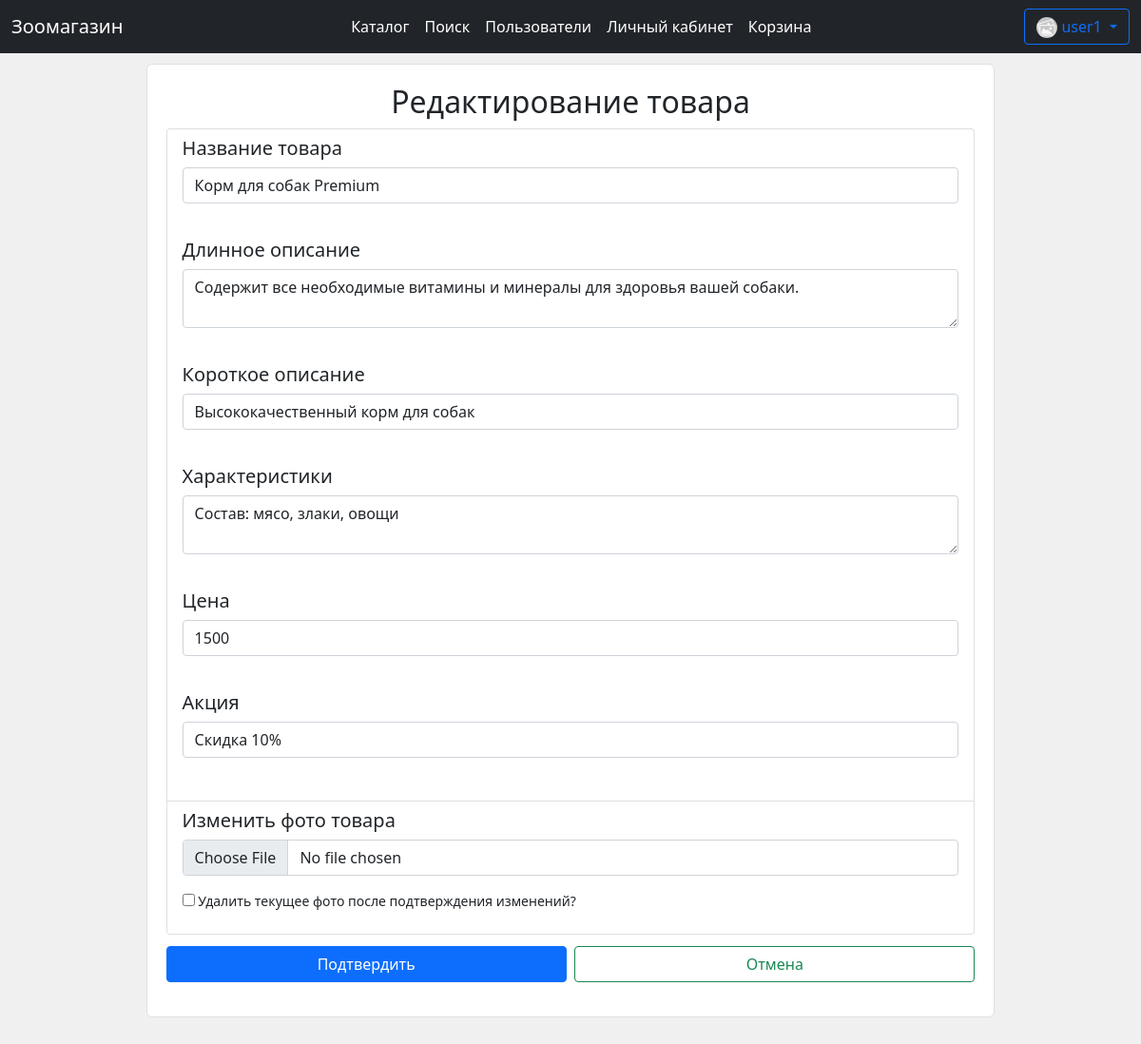
Page /edit_product/1 (signed in) on the committed database.
### data/user.py (models this page shows, shortened)
class User(SqlAlchemyBase, UserMixin, SerializerMixin):
    __tablename__ = 'users'
    id = sqlalchemy.Column(
        sqlalchemy.Integer, autoincrement=True,
        primary_key=True, nullable=False)
    name = sqlalchemy.Column(sqlalchemy.String, nullable=False)
    email = sqlalchemy.Column(
        sqlalchemy.String, index=True, unique=True, nullable=True)
    hashed_password = sqlalchemy.Column(
        sqlalchemy.String, nullable=False)
    role_id = sqlalchemy.Column(
        sqlalchemy.Integer, sqlalchemy.ForeignKey('roles.id'), default=2)
    balance = sqlalchemy.Column(sqlalchemy.Integer, default=0)
    about = sqlalchemy.Column(sqlalchemy.String, default="Это описание профиля пользователя. Здесь можно указать интересы и другую информацию.")
    profile_img_path = sqlalchemy.Column(sqlalchemy.String, default=os.path.join('static', 'imgs', 'noimg.jpg'))
    time = sqlalchemy.Column(sqlalchemy.DateTime, default=datetime.now)
    role = orm.relation('Role')

### data/product.py (models this page shows)
class Product(SqlAlchemyBase, SerializerMixin):
    __tablename__ = 'products'
    id = sqlalchemy.Column(
        sqlalchemy.Integer, autoincrement=True,
        primary_key=True, nullable=False)
    user_id = sqlalchemy.Column(
        sqlalchemy.Integer, sqlalchemy.ForeignKey('users.id'), nullable=False)
    category_id = sqlalchemy.Column(
        sqlalchemy.Integer, sqlalchemy.ForeignKey('categories.id'), nullable=False)
    name = sqlalchemy.Column(sqlalchemy.String, default="Без названия")
    profile_img_path = sqlalchemy.Column(sqlalchemy.String, default=os.path.join('static', 'imgs', 'noimg.jpg'))
    short_description = sqlalchemy.Column(sqlalchemy.String, default="Нет данных")
    long_description = sqlalchemy.Column(sqlalchemy.String, default="Нет данных")
    specifications = sqlalchemy.Column(sqlalchemy.String, default="Нет данных")
    promo = sqlalchemy.Column(sqlalchemy.String, default="Нет")
    price = sqlalchemy.Column(sqlalchemy.Integer, default=0)
    price_title = sqlalchemy.Column(sqlalchemy.String, default="Не указана")
    time = sqlalchemy.Column(sqlalchemy.DateTime, default=datetime.now)
    last_edit_time = sqlalchemy.Column(sqlalchemy.DateTime, default=datetime.now)
    user = orm.relation('User')
    category = orm.relation('Category')

### main.py (the view, shortened to what this page needs)
@app.route("/edit_product/<int:product_id>", methods=['GET', 'POST'])
def edit_product(product_id):
    if not current_user.is_authenticated:
        return redirect("/register")
    session = db_session.create_session()
    product = session.query(Product).filter(Product.id == product_id).first()
    if not product:
        abort(404)
    if current_user.id != product.user_id:
        abort(403)
    form = ProductForm()
    if request.method == "GET":
        form.name.data = product.name
        form.price.data = product.price
        form.long_description.data = product.long_description
        form.short_description.data = product.short_description
        form.specifications.data = product.specifications
        form.promo.data = product.promo
        return render_template('product_edit.html', product=product, form=form)

### forms/productform.py
class ProductForm(FlaskForm):
    name = StringField('Название товара', validators=[DataRequired()])
    category = SelectField(u'Категория', choices=[
        (str(i + 1), CATEGORIES[i]) for i in range(len(CATEGORIES))])
    long_description = TextAreaField('Длинное описание')
    short_description = StringField('Короткое описание')
    specifications = TextAreaField('Характеристики')
    price = IntegerField('Цена', default=1000)
    promo = StringField('Акция')
    profile_img = FileField(
        'Изменить фото товара', validators=[
            FileAllowed(['.jpg', '.png']), FileSizeValidator()])
    delete_img = BooleanField('Удалить текущее фото после подтверждения изменений?')
    submit = SubmitField('Подтвердить')
    error_price_message = "Ошибка ввода: Цена товара должна быть числом в диапазоне от 1 до 999999999"

### data/db_session.py (called while the page is built)
def create_session() -> Session:
    global __factory
    return __factory()

### main.py (called while the page is built)
@login_manager.user_loader
def load_user(user_id):
    session = db_session.create_session()
    return session.query(User).get(user_id)

### templates/product_edit.html (shortened to what this page needs)
{% extends "base.html" %}
{% block content %}
<div style="margin: 10%;margin-top: 1%;padding: 20px;font-size: 14px;background-color: #fff;border: 1px solid #e0e0e0;border-radius: 6px 6px 6px 6px;">
    <h2 style="text-align: center;">Редактирование товара</h2>
    <form action="" method="POST" enctype="multipart/form-data">
        <ul class="list-group">
            <li class="list-group-item">
                <h5>{{ form.name.label }}</h5>
                <p>
                    {{ form.name(class="form-control") }}<br>
                </p>
                <h5>{{ form.long_description.label }}</h5>
                <p>
                    {{ form.long_description(class="form-control") }}<br>
                </p>
                <h5>{{ form.short_description.label }}</h5>
                <p>
                    {{ form.short_description(class="form-control") }}<br>
                </p>
                <h5>{{ form.specifications.label }}</h5>
                <p>
                    {{ form.specifications(class="form-control") }}<br>
                </p>
                <h5>{{ form.price.label }}</h5>
                <p>
                    {{ form.price(class="form-control") }}<br>
                </p>
                <h5>{{ form.promo.label }}</h5>
                <p>
                    {{ form.promo(class="form-control") }}<br>
                </p>
            </li>
            <li class="list-group-item">
                <h5>{{ form.profile_img.label }}</h5>
                <p>
                    {{ form.profile_img(class="form-control") }}
                </p>
                <p>{{ form.delete_img() }} {{ form.delete_img.label }}</p>
            </li>
        </ul>
        <p>{{ form.submit(type="submit", class="btn btn-primary", style="width: 49.5%; margin-top: 1.5%; float: left;") }}
        <a class="btn btn-outline-success" href="/product/{{ product.id }}" style="width: 49.5%; margin-top: 1.5%; margin-left: 1%;">Отмена</a></p>
    </form>
</div>
{% endblock %}

### templates/base.html (shortened to what this page needs)
<!DOCTYPE html>
<html>
<head>
    <link href="https://cdn.jsdelivr.net/npm/bootstrap@5.0.0-beta1/dist/css/bootstrap.min.css"
          rel="stylesheet"
>
    {% set base_title = "Зоомагазин" %}
</head>
<body>
    <header>
        <nav class="navbar navbar-expand-lg navbar-dark bg-dark">
            <div class="container-fluid">
                <a class="navbar-brand" href="/">{{ base_title }}</a>
                <div class="collapse navbar-collapse" id="navbarSupportedContent">
                    <ul class="navbar-nav me-auto my-2 my-lg-0 navbar-nav-scroll" style="margin-left: auto;margin-right: auto;--bs-scroll-height: 100px;">
                      <li class="nav-item">
                        <a class="nav-link active" aria-current="page" href="/">Каталог</a>
                      </li>
                      <li class="nav-item">
                        <a class="nav-link active" href="/search_products">Поиск</a>
                      </li>
                      <li class="nav-item">
                        <a class="nav-link active" href="/search_users">Пользователи</a>
                      </li>
                      <li class="nav-item">
                        <a class="nav-link active" href="/user_page">Личный кабинет</a>
                      </li>
                      <li class="nav-item">
                        <a class="nav-link active" href="/to_card">Корзина</a>
                      </li>
                    </ul>
                    <form class="d-flex">
                        {% if current_user.is_authenticated %}
                        <div class="btn-group"><div>
                            <button type="button" class="btn btn-outline-primary dropdown-toggle" data-bs-toggle="dropdown" data-bs-display="static" aria-expanded="false">
                              <img src="/{{ current_user.profile_img_path }}" width="22" height="22" style="border-radius: 100px;" onerror="this.src='/static/imgs/noimg.jpg'; this.alt='noimg.jpg';">
                              {{ current_user.name }}
                            </button>
                        </div></div>
                        {% else %}
                        <div>
                            <a class="btn btn-outline-info" href="/register">Регистрация</a>
                            <a class="btn btn-outline-warning" href="/login">Войти</a>
                        </div>
                        {% endif %}
                    </form>
                </div>
            </div>
        </nav>
    </header>
    <main role="main" class="container">
        {% block content %}{% endblock %}
    </main>
</body>
</html>

### templates/base.html (style rules this page uses)
body { background-color: #f0f0f0; }

### rows in the picture
User: name "user1"
Product: name "Корм для собак Premium", long_description "Содержит все необходимые витамины и минералы для здоровья вашей собаки.", short_description "Высококачественный корм для собак", specifications "Состав: мясо, злаки, овощи", price "1500", promo "Скидка 10%"

### other values in the picture
{{ base_title }} "Зоомагазин"
